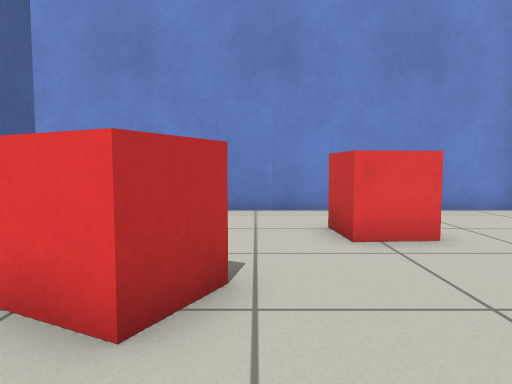
view 1 (above)

12 first-person views from a walk through a robot-simulator world made for Gazebo. The camera is 0.6 m above the floor, tilts 4° down and sees 70° across. The floor is counted in squares, 0.5 m on a side. Each view is taken from the middle of a square. On the plan, view 1 faces up. The plan holds only what a view shows up to about 14 squares ahead; the rest is blank. The place goes on beyond the plan.

view 2
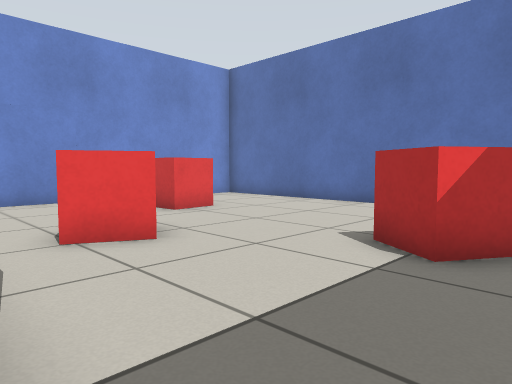

view 3
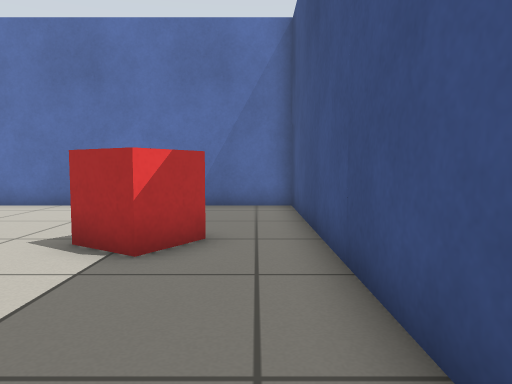

view 4
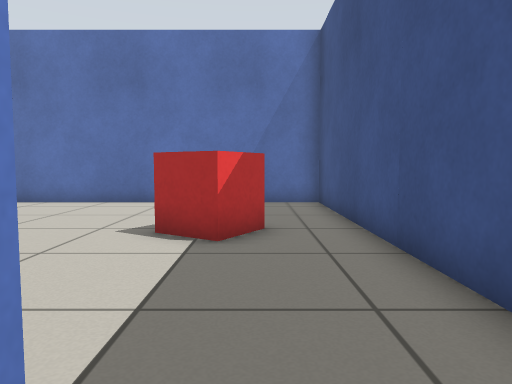

view 5
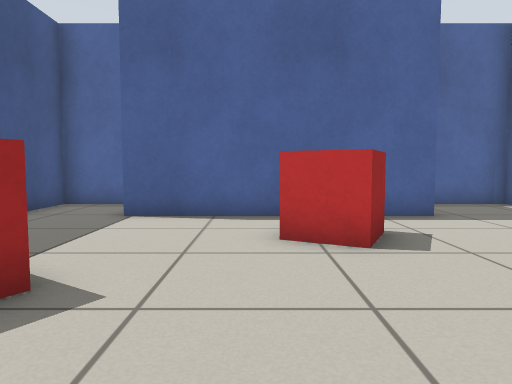

view 6
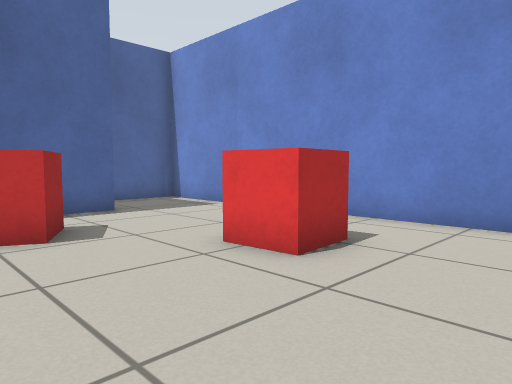

view 7
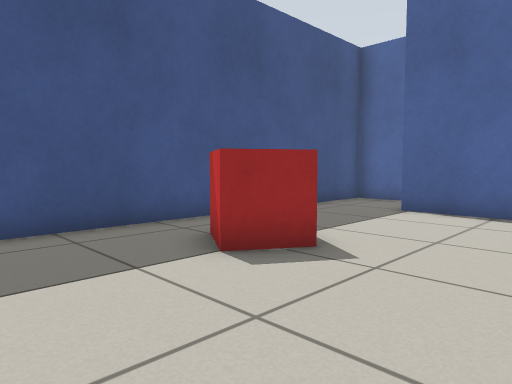

view 8
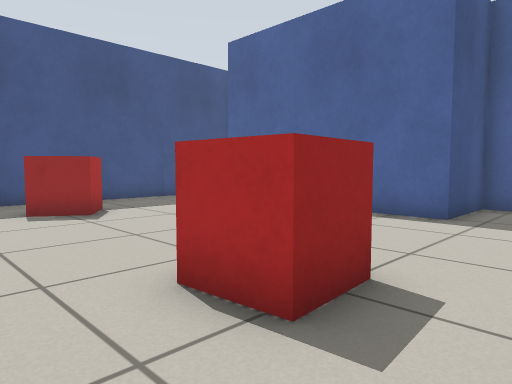

view 9
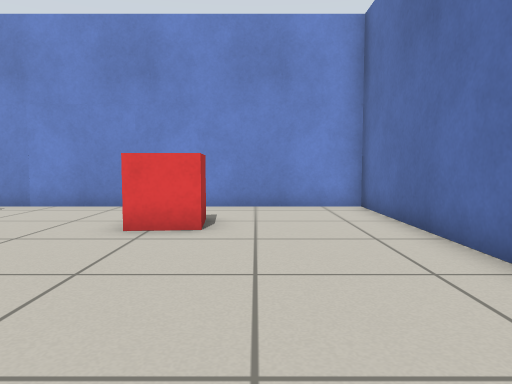

view 10
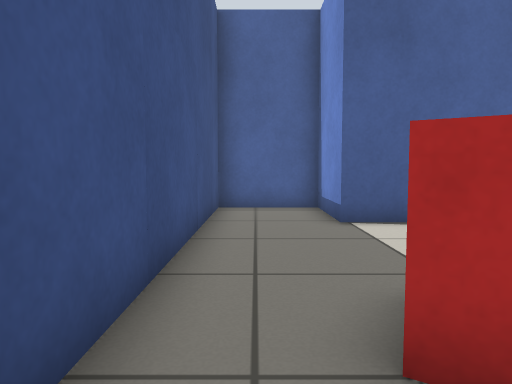

view 11
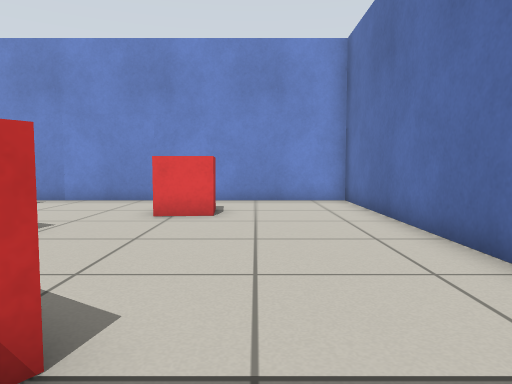

view 12
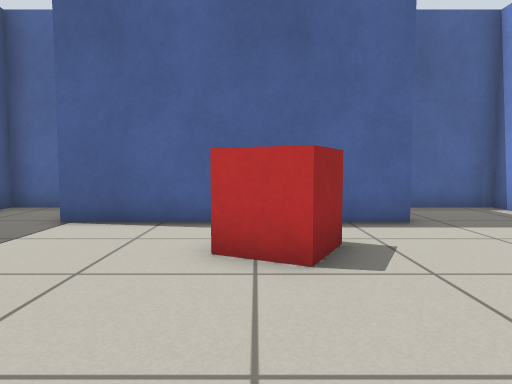

### Floor plan
Points are (right, up) in squares from view 1. A wall is a line through its corners. A room is listed if a view was taken in it or the views show most of it. See-through windows are left out.
Room 1 (views 1, 2, 3, 4, 5, 6, 7, 8, 9, 10, 11, 12)
walls: (1.5, 5.7) (1.4, 7.2) (2.9, 7.3) (3, 5.8) (1.5, 5.7); (-1.6, 4.4) (-0.3, 3.7) (-0.9, 2.4) (-2.3, 3.1); (1.5, -0.2) (2.8, -0.9) (2, -2.2) (0.8, -1.4) (1.5, -0.2); (-3.8, 6.3) (-3.8, -1.2) (-6.6, -1.2) (-6.6, -4.1) (7.2, -4.1) (7.2, 9.9) (-6.6, 9.9) (-6.6, 6.3) (-3.8, 6.3)

Positions as (right, up) in squares from view 1, and headings:
1: (0, 0), facing up
2: (-4, -3), facing up-right
3: (-4, -3), facing right
4: (-5, -2), facing right
5: (5, 2), facing left
6: (6, 2), facing up-left
7: (6, 3), facing down-left
8: (5, 9), facing down-left
9: (4, -1), facing up
10: (4, -3), facing left
11: (4, -3), facing up
12: (4, 3), facing left
